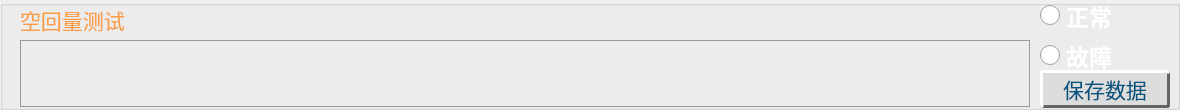
           <widget class="QGroupBox" name="groupBox_4">
            <property name="geometry">
             <rect>
              <x>10</x>
              <y>340</y>
              <width>1180</width>
              <height>110</height>
             </rect>
            </property>
            <property name="styleSheet">
             <string notr="true"/>
            </property>
            <property name="title">
             <string/>
            </property>
            <widget class="QLabel" name="lab_4">
             <property name="geometry">
              <rect>
               <x>20</x>
               <y>5</y>
               <width>1010</width>
               <height>30</height>
              </rect>
             </property>
             <property name="minimumSize">
              <size>
               <width>0</width>
               <height>0</height>
              </size>
             </property>
             <property name="maximumSize">
              <size>
               <width>9999999</width>
               <height>16777215</height>
              </size>
             </property>
             <property name="font">
              <font>
               <family>华光标题宋_CNKI</family>
               <pointsize>16</pointsize>
               <weight>50</weight>
               <bold>false</bold>
              </font>
             </property>
             <property name="styleSheet">
              <string notr="true">color: rgb(250, 156, 68);</string>
             </property>
             <property name="text">
              <string>空回量测试</string>
             </property>
             <property name="alignment">
              <set>Qt::AlignLeading|Qt::AlignLeft|Qt::AlignVCenter</set>
             </property>
            </widget>
            <widget class="QRadioButton" name="rad_7">
             <property name="geometry">
              <rect>
               <x>1040</x>
               <y>0</y>
               <width>182</width>
               <height>31</height>
              </rect>
             </property>
             <property name="font">
              <font>
               <family>黑体</family>
               <pointsize>17</pointsize>
               <weight>75</weight>
               <bold>true</bold>
              </font>
             </property>
             <property name="cursor">
              <cursorShape>PointingHandCursor</cursorShape>
             </property>
             <property name="styleSheet">
              <string notr="true">QRadioButton::indicator {
    width: 20px;
    height: 20px;
}
 
QRadioButton::indicator::unchecked {
image: url(:/res/account/unchecked.png);
}
 
QRadioButton::indicator:unchecked:hover {
image: url(:/res/account/unchecked.png);
}
 
QRadioButton::indicator:unchecked:pressed {
image: url(:/res/account/unchecked.png);
}
 
QRadioButton::indicator::checked {
image: url(:/res/account/checked.png);
}
 
QRadioButton::indicator:checked:hover {
image: url(:/res/account/checked.png);
}
 
QRadioButton::indicator:checked:pressed {
image: url(:/res/account/checked.png);
}
QRadioButton {
color: rgb(255, 255, 255);
}</string>
             </property>
             <property name="text">
              <string>正常</string>
             </property>
             <property name="iconSize">
              <size>
               <width>30</width>
               <height>16</height>
              </size>
             </property>
            </widget>
            <widget class="QRadioButton" name="rad_8">
             <property name="geometry">
              <rect>
               <x>1040</x>
               <y>40</y>
               <width>182</width>
               <height>31</height>
              </rect>
             </property>
             <property name="font">
              <font>
               <family>黑体</family>
               <pointsize>17</pointsize>
               <weight>75</weight>
               <bold>true</bold>
              </font>
             </property>
             <property name="cursor">
              <cursorShape>PointingHandCursor</cursorShape>
             </property>
             <property name="styleSheet">
              <string notr="true">QRadioButton::indicator {
    width: 20px;
    height: 20px;
}
 
QRadioButton::indicator::unchecked {
image: url(:/res/account/unchecked.png);
}
 
QRadioButton::indicator:unchecked:hover {
image: url(:/res/account/unchecked.png);
}
 
QRadioButton::indicator:unchecked:pressed {
image: url(:/res/account/unchecked.png);
}
 
QRadioButton::indicator::checked {
image: url(:/res/account/checked.png);
}
 
QRadioButton::indicator:checked:hover {
image: url(:/res/account/checked.png);
}
 
QRadioButton::indicator:checked:pressed {
image: url(:/res/account/checked.png);
}
QRadioButton {
color: rgb(255, 255, 255);
}
QRadioButton:checked {
color: rgb(255, 96, 48);
}</string>
             </property>
             <property name="text">
              <string>故障</string>
             </property>
             <property name="iconSize">
              <size>
               <width>30</width>
               <height>16</height>
              </size>
             </property>
            </widget>
            <widget class="QTextEdit" name="text_4">
             <property name="enabled">
              <bool>true</bool>
             </property>
             <property name="geometry">
              <rect>
               <x>20</x>
               <y>40</y>
               <width>1010</width>
               <height>67</height>
              </rect>
             </property>
             <property name="font">
              <font>
               <family>微软雅黑</family>
               <pointsize>10</pointsize>
               <weight>75</weight>
               <bold>true</bold>
              </font>
             </property>
             <property name="focusPolicy">
              <enum>Qt::StrongFocus</enum>
             </property>
             <property name="styleSheet">
              <string notr="true">border-color: rgb(154, 154, 154);
background-color: rgba(255, 255, 255,0);
color: rgb(255, 255, 255);
border-style:solid;
border-width:1px;</string>
             </property>
             <property name="html">
              <string>&lt;!DOCTYPE HTML PUBLIC &quot;-//W3C//DTD HTML 4.0//EN&quot; &quot;http://www.w3.org/TR/REC-html40/strict.dtd&quot;&gt;
&lt;html&gt;&lt;head&gt;&lt;meta name=&quot;qrichtext&quot; content=&quot;1&quot; /&gt;&lt;style type=&quot;text/css&quot;&gt;
p, li { white-space: pre-wrap; }
&lt;/style&gt;&lt;/head&gt;&lt;body style=&quot; font-family:'微软雅黑'; font-size:10pt; font-weight:600; font-style:normal;&quot;&gt;
&lt;p style=&quot;-qt-paragraph-type:empty; margin-top:12px; margin-bottom:12px; margin-left:0px; margin-right:0px; -qt-block-indent:0; text-indent:0px; font-family:'新宋体'; font-size:14pt; font-weight:400;&quot;&gt;&lt;br /&gt;&lt;/p&gt;&lt;/body&gt;&lt;/html&gt;</string>
             </property>
            </widget>
            <widget class="QPushButton" name="btn_11">
             <property name="geometry">
              <rect>
               <x>1040</x>
               <y>70</y>
               <width>130</width>
               <height>38</height>
              </rect>
             </property>
             <property name="minimumSize">
              <size>
               <width>0</width>
               <height>0</height>
              </size>
             </property>
             <property name="maximumSize">
              <size>
               <width>300</width>
               <height>50</height>
              </size>
             </property>
             <property name="font">
              <font>
               <family>华光大标宋_CNKI</family>
               <pointsize>16</pointsize>
               <weight>50</weight>
               <bold>false</bold>
              </font>
             </property>
             <property name="styleSheet">
              <string notr="true">QPushButton{
color: rgb(0, 85, 127);
background:#DDDDDD; 
border-right:3px solid #646464; 
border-bottom:3px solid #646464;
border-left:3px solid #FFFFFF;
border-top:3px solid #FFFFFF; 
border-radius:3px;
}                

QPushButton:pressed{
background:#DDDDDD; 
border-right:2px solid #FFFFFF; 
border-bottom:2px solid #FFFFFF;
border-left:2px solid #646464;
border-top:2px solid #646464; 
border-radius:2px;
}

QPushButton:checked {
background:#bbbbbb; 
border-right:4px solid #FFFFFF; 
border-bottom:4px solid #FFFFFF;
border-left:4px solid #646464;
border-top:4px solid #646464; 
border-radius:4px;
}</string>
             </property>
             <property name="text">
              <string>保存数据</string>
             </property>
            </widget>
           </widget>
